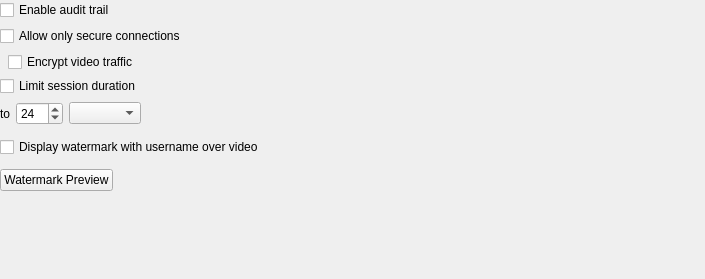
<?xml version="1.0" encoding="UTF-8"?>
<ui version="4.0">
 <class>SecuritySettingsWidget</class>
 <widget class="QWidget" name="SecuritySettingsWidget">
  <property name="geometry">
   <rect>
    <x>0</x>
    <y>0</y>
    <width>705</width>
    <height>279</height>
   </rect>
  </property>
  <property name="sizePolicy">
   <sizepolicy hsizetype="Expanding" vsizetype="Preferred">
    <horstretch>0</horstretch>
    <verstretch>0</verstretch>
   </sizepolicy>
  </property>
  <property name="windowTitle">
   <string/>
  </property>
  <layout class="QVBoxLayout" name="verticalLayout_2">
   <property name="spacing">
    <number>6</number>
   </property>
   <property name="leftMargin">
    <number>0</number>
   </property>
   <property name="topMargin">
    <number>0</number>
   </property>
   <property name="rightMargin">
    <number>0</number>
   </property>
   <property name="bottomMargin">
    <number>0</number>
   </property>
   <item>
    <layout class="QHBoxLayout" name="auditTrailLayout">
     <property name="spacing">
      <number>4</number>
     </property>
     <item>
      <widget class="QCheckBox" name="auditTrailCheckBox">
       <property name="text">
        <string>Enable audit trail</string>
       </property>
      </widget>
     </item>
     <item>
      <widget class="nx::vms::client::desktop::HintButton" name="auditTrailHint" native="true">
       <property name="sizePolicy">
        <sizepolicy hsizetype="Fixed" vsizetype="Fixed">
         <horstretch>0</horstretch>
         <verstretch>0</verstretch>
        </sizepolicy>
       </property>
       <property name="minimumSize">
        <size>
         <width>16</width>
         <height>16</height>
        </size>
       </property>
      </widget>
     </item>
     <item>
      <spacer name="horizontalSpacer_3">
       <property name="orientation">
        <enum>Qt::Horizontal</enum>
       </property>
       <property name="sizeHint" stdset="0">
        <size>
         <width>40</width>
         <height>20</height>
        </size>
       </property>
      </spacer>
     </item>
    </layout>
   </item>
   <item>
    <widget class="QCheckBox" name="forceTrafficEncryptionCheckBox">
     <property name="text">
      <string>Allow only secure connections</string>
     </property>
    </widget>
   </item>
   <item>
    <widget class="QWidget" name="forceVideoTrafficEncryptionWidget" native="true">
     <property name="minimumSize">
      <size>
       <width>0</width>
       <height>18</height>
      </size>
     </property>
     <property name="maximumSize">
      <size>
       <width>16777215</width>
       <height>18</height>
      </size>
     </property>
     <layout class="QHBoxLayout" name="horizontalLayout_2">
      <property name="spacing">
       <number>4</number>
      </property>
      <property name="leftMargin">
       <number>0</number>
      </property>
      <property name="topMargin">
       <number>2</number>
      </property>
      <property name="rightMargin">
       <number>0</number>
      </property>
      <property name="bottomMargin">
       <number>0</number>
      </property>
      <item>
       <spacer name="horizontalSpacer_2">
        <property name="orientation">
         <enum>Qt::Horizontal</enum>
        </property>
        <property name="sizeType">
         <enum>QSizePolicy::Fixed</enum>
        </property>
        <property name="sizeHint" stdset="0">
         <size>
          <width>8</width>
          <height>20</height>
         </size>
        </property>
       </spacer>
      </item>
      <item>
       <widget class="QCheckBox" name="forceVideoTrafficEncryptionCheckBox">
        <property name="text">
         <string>Encrypt video traffic</string>
        </property>
       </widget>
      </item>
      <item>
       <widget class="nx::vms::client::desktop::HintButton" name="videoTrafficEncryptionHint" native="true">
        <property name="sizePolicy">
         <sizepolicy hsizetype="Fixed" vsizetype="Fixed">
          <horstretch>16</horstretch>
          <verstretch>16</verstretch>
         </sizepolicy>
        </property>
        <property name="minimumSize">
         <size>
          <width>16</width>
          <height>16</height>
         </size>
        </property>
       </widget>
      </item>
      <item>
       <spacer name="horizontalSpacer_4">
        <property name="orientation">
         <enum>Qt::Horizontal</enum>
        </property>
        <property name="sizeHint" stdset="0">
         <size>
          <width>40</width>
          <height>20</height>
         </size>
        </property>
       </spacer>
      </item>
     </layout>
    </widget>
   </item>
   <item>
    <widget class="QWidget" name="limitSessionLengthWidget" native="true">
     <property name="sizePolicy">
      <sizepolicy hsizetype="Preferred" vsizetype="Maximum">
       <horstretch>0</horstretch>
       <verstretch>0</verstretch>
      </sizepolicy>
     </property>
     <layout class="QVBoxLayout" name="verticalLayout">
      <property name="spacing">
       <number>0</number>
      </property>
      <property name="leftMargin">
       <number>0</number>
      </property>
      <property name="topMargin">
       <number>0</number>
      </property>
      <property name="rightMargin">
       <number>0</number>
      </property>
      <property name="bottomMargin">
       <number>0</number>
      </property>
      <item>
       <layout class="QHBoxLayout" name="horizontalLayout">
        <property name="spacing">
         <number>4</number>
        </property>
        <item>
         <widget class="QCheckBox" name="limitSessionLengthCheckBox">
          <property name="text">
           <string>Limit session duration</string>
          </property>
         </widget>
        </item>
        <item>
         <widget class="nx::vms::client::desktop::HintButton" name="limitSessionLengthHint" native="true">
          <property name="sizePolicy">
           <sizepolicy hsizetype="Fixed" vsizetype="Fixed">
            <horstretch>0</horstretch>
            <verstretch>0</verstretch>
           </sizepolicy>
          </property>
          <property name="minimumSize">
           <size>
            <width>16</width>
            <height>16</height>
           </size>
          </property>
         </widget>
        </item>
        <item>
         <spacer name="limitSessionSpacer">
          <property name="orientation">
           <enum>Qt::Horizontal</enum>
          </property>
          <property name="sizeHint" stdset="0">
           <size>
            <width>40</width>
            <height>20</height>
           </size>
          </property>
         </spacer>
        </item>
       </layout>
      </item>
      <item>
       <spacer name="preventFlickeringSpacer">
        <property name="orientation">
         <enum>Qt::Vertical</enum>
        </property>
        <property name="sizeHint" stdset="0">
         <size>
          <width>20</width>
          <height>0</height>
         </size>
        </property>
       </spacer>
      </item>
      <item alignment="Qt::AlignTop">
       <widget class="QWidget" name="limitSessionDetailsWidget" native="true">
        <property name="sizePolicy">
         <sizepolicy hsizetype="Preferred" vsizetype="Maximum">
          <horstretch>0</horstretch>
          <verstretch>0</verstretch>
         </sizepolicy>
        </property>
        <layout class="QGridLayout" name="gridLayout">
         <property name="leftMargin">
          <number>0</number>
         </property>
         <property name="topMargin">
          <number>6</number>
         </property>
         <property name="rightMargin">
          <number>0</number>
         </property>
         <property name="bottomMargin">
          <number>6</number>
         </property>
         <property name="verticalSpacing">
          <number>0</number>
         </property>
         <item row="0" column="4">
          <spacer name="horizontalSpacer">
           <property name="orientation">
            <enum>Qt::Horizontal</enum>
           </property>
           <property name="sizeHint" stdset="0">
            <size>
             <width>40</width>
             <height>20</height>
            </size>
           </property>
          </spacer>
         </item>
         <item row="0" column="1">
          <widget class="QSpinBox" name="limitSessionValueSpinBox">
           <property name="minimum">
            <number>1</number>
           </property>
           <property name="maximum">
            <number>600</number>
           </property>
           <property name="value">
            <number>24</number>
           </property>
          </widget>
         </item>
         <item row="0" column="2">
          <widget class="QComboBox" name="limitSessionUnitsComboBox"/>
         </item>
         <item row="0" column="0">
          <widget class="QLabel" name="limitSessionToLabel">
           <property name="text">
            <string>to</string>
           </property>
          </widget>
         </item>
        </layout>
       </widget>
      </item>
     </layout>
    </widget>
   </item>
   <item>
    <widget class="QCheckBox" name="displayWatermarkCheckBox">
     <property name="text">
      <string>Display watermark with username over video</string>
     </property>
    </widget>
   </item>
   <item>
    <widget class="QnWordWrappedLabel" name="watermarkExplanationLabel" native="true"/>
   </item>
   <item>
    <widget class="QPushButton" name="watermarkSettingsButton">
     <property name="sizePolicy">
      <sizepolicy hsizetype="Fixed" vsizetype="Fixed">
       <horstretch>0</horstretch>
       <verstretch>0</verstretch>
      </sizepolicy>
     </property>
     <property name="text">
      <string>Watermark Preview</string>
     </property>
    </widget>
   </item>
   <item>
    <spacer name="verticalSpacer">
     <property name="orientation">
      <enum>Qt::Vertical</enum>
     </property>
     <property name="sizeHint" stdset="0">
      <size>
       <width>20</width>
       <height>0</height>
      </size>
     </property>
    </spacer>
   </item>
  </layout>
 </widget>
 <customwidgets>
  <customwidget>
   <class>QnWordWrappedLabel</class>
   <extends>QWidget</extends>
   <header location="global">ui/widgets/word_wrapped_label.h</header>
   <container>1</container>
  </customwidget>
  <customwidget>
   <class>nx::vms::client::desktop::HintButton</class>
   <extends>QWidget</extends>
   <header location="global">nx/vms/client/desktop/common/widgets/hint_button.h</header>
  </customwidget>
 </customwidgets>
 <tabstops>
  <tabstop>auditTrailCheckBox</tabstop>
  <tabstop>forceTrafficEncryptionCheckBox</tabstop>
  <tabstop>forceVideoTrafficEncryptionCheckBox</tabstop>
  <tabstop>limitSessionLengthCheckBox</tabstop>
  <tabstop>limitSessionValueSpinBox</tabstop>
  <tabstop>limitSessionUnitsComboBox</tabstop>
  <tabstop>displayWatermarkCheckBox</tabstop>
  <tabstop>watermarkSettingsButton</tabstop>
 </tabstops>
 <resources/>
 <connections/>
</ui>
